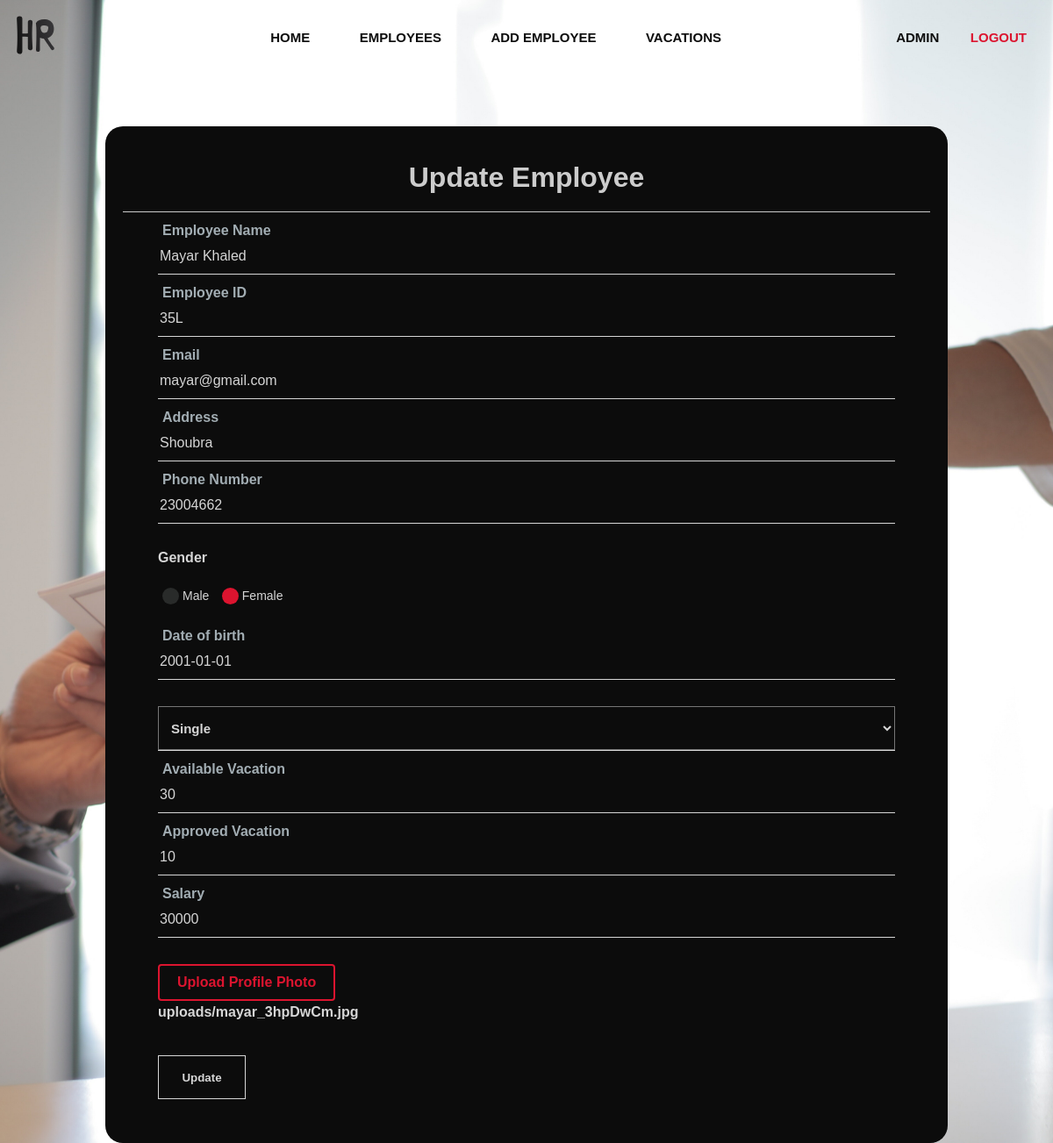
The page /human-resources/employee/update-profile/Mayar Khaled (signed in) on the database its author committed.
### employee/models.py (models this page shows, shortened)
class Employee(models.Model):
    maritalChoices = [
        ("Single", "Single"),
        ("Married", "Married"),
        ("Divorced", "Divorced"),
        ("Widowed", "Widowed"),
        ("Separated", "Separated"),
    ]
    genderChoices = [
        ("M", "Male"),
        ("F", "Female"),
    ]
    name = models.CharField(max_length=20, null=True)
    empID = models.CharField(max_length=5, null=True)
    empEmail = models.EmailField(max_length=30, null=True)
    profilePicture = models.ImageField(
        upload_to="uploads",
        default="profile/pngegg.png",
        blank=True,
        null=True,
    )
    address = models.CharField(max_length=30, null=True)
    phoneNum = models.CharField(max_length=15, null=True)
    gender = models.CharField(max_length=10, null=True)
    maritalStatus = models.CharField(max_length=10, null=True, choices=maritalChoices)
    availableVacation = models.IntegerField(null=True)
    approvedVacation = models.IntegerField(null=True)
    salaryVacation = models.IntegerField(null=True)
    birthDate = models.DateField(blank=True, null=True)

### employee/views.py (the view, shortened to what this page needs)
# urls.py: path("update-profile/<str:name>", views.updateEmployee, name="updateEmployee"),
@login_required(login_url="login")
def updateEmployee(request, name):
    employee = Employee.objects.get(name=name)
    form = EmployeeForm(instance=employee)
    context = {
        "form": form,
        "emp": employee,
    }
    return render(request, "employee/UpdateProfile.html", context)

### employee/forms.py
class EmployeeForm(forms.ModelForm):
    birthDate = forms.DateField(input_formats= settings.DATE_INPUT_FORMATS)
    class Meta:
        model = Employee
        fields = "__all__"

### templates/employee/UpdateProfile.html (shortened to what this page needs)
{% load static %}
<!DOCTYPE html>
<html lang="en">
  <head>
    <link rel="stylesheet" href="{% static 'css/master.css'%}" />
    <link rel="stylesheet" href="{% static 'css/log.css'%}" />
    <link rel="stylesheet" href="{% static 'css/updateProfile.css'%}" />
    <link rel="stylesheet" href="{% static 'css/all.min.css'%}" />
  </head>
  <body>
    <div class="parent">
      {% include "constant/nav.html" %}
      <div class="form-box">
        <h1>Update Employee</h1>
        <form class="form" method="POST" enctype="multipart/form-data">
          <div class="box">
            <input type="text" name="name" id="name" value="{{emp.name}}" />
            <label for="name">Employee Name</label>
          </div>
          <div class="box">
            <input type="text" name="empID" id="id" value="{{emp.empID}}" />
            <label for="id">Employee ID</label>
          </div>
          <div class="box">
            <input
              type="email"
              name="empEmail"
              id="mail"
              value="{{emp.empEmail}}"
            />
            <label for="mail">Email</label>
          </div>
          <div class="box">
            <input
              type="text"
              name="address"
              id="address"
              value="{{emp.address}}"
            />
            <label for="address">Address</label>
          </div>
          <div class="box">
            <input
              type="text"
              id="tel"
              name="phoneNum"
              title="Enter Country code then your number  Example : +20100000000000"
              value="{{emp.phoneNum}}"
            />
            <label for="tel">Phone Number</label>
          </div>
          <h4>Gender</h4>
          <div class="choose">
            <label for="radio01"><span></span>Male</label>
          </div>
          <div class="choose">
            <label for="radio02"><span></span>Female</label>
          </div>
          <div class="box">
            {{ form.birthDate }}
            <label for="">Date of birth</label>
          </div>
          <div class="box">
            <div id="wrap">
              <select name="maritalStatus">
                <option value="Single">Single</option>
              </select>
            </div>
          </div>
          <div class="box">
            <label for="Available">Available Vacation</label>
            <input
              type="number"
              name="availableVacation"
              min="0"
              max="365"
              id="Available"
              placeholder="0"
              value="{{emp.availableVacation}}"
            />
          </div>
          <div class="box">
            <label for="Approved">Approved Vacation</label>
            <input
              type="number"
              id="Approved"
              name="approvedVacation"
              min="0"
              max="365"
              placeholder="0"
              value="{{emp.approvedVacation}}"
            />
          </div>
          <div class="box">
            <input
              type="text"
              name="salaryVacation"
              id="Salary"
              maxlength="7"
              min="0"
              placeholder="0$"
              title="Enter salary in US Dollar"
              value="{{emp.salaryVacation}}"
            />
            <label for="Salary">Salary</label>
          </div>
          <div class="wrap">
            <span class="fit button">
              <span>Upload Profile Photo</span>
            </span>
            <h4>{{emp.profilePicture}}</h4>
          </div>
          <div class="btn">
            <button type="submit">Update</button>
          </div>
        </form>
      </div>
    </div>
  </body>
</html>

### templates/constant/nav.html
{% load static %}
   <div class="nav">
        <div class="container flex">
          <div class="logo">
            <a href="{% url "home" %}"><img src="{% static 'images/logo-01.svg' %}" alt="logo" /></a>
          </div>
          <ul class="nav-menu horezontal">
            <li><a href="{% url "home" %}" class="btn6">Home</a></li>
            <li><a href="{% url "employees" %}" class="btn6">Employees</a></li>
            <li><a href="{% url 'addEmployee'%}" class="btn6">Add Employee</a></li>
            <li><a href="{% url 'vacationIntro'%}" class="btn6">Vacations</a></li>
          </ul>
          <div class="auth-btn">
            {% if user.is_authenticated %}
            <a href="{% url 'userProfile'  %}" class="btn6">{{user.username}}</a>
            <a href="{% url 'logout'%}" class="btn6 active">Logout</a>
            {% else %}
            <a href="{% url 'login'%}" class="btn6">Login</a>
            <a href="{% url 'register'%}" class="btn6 active">Register</a>
            {% endif %}
          </div>
        </div>
      </div>

### static/css/master.css (style rules this page uses)
:root { --mainColor:#d6d6d6; --secColor:#cccccc; --mainText:rgb(12, 12, 12); --secText:rgb(220, 20, 47); }
* { box-sizing: border-box; margin: 0; }
html { scroll-behavior: smooth; }
body { background-color: var(--mainColor); font-family: "Merriweather Sans", sans-serif; }
.container { margin-left: auto; margin-right: auto; padding-left: 15px; padding-right: 15px; }
.flex { display: flex; flex-wrap: wrap; }
ul { list-style: none; }
a { text-decoration: none; }
input { color-scheme:dark; }
@media (min-width: 768px) { .container { width: 750px; } }
@media (min-width: 992px) { .container { width: 970px; } }
@media (min-width: 1200px) { .container { width: 1170px; } }
.nav { z-index: 2; position: fixed; top: 0px; left: 0; right: 0; z-index: 1000; background-color: transparent; transition: .3s; -webkit-transition: .3s; -moz-transition: .3s; -ms-transition: .3s; -o-transition: .3s; }
.nav .container { justify-content: space-between; align-items: center; padding: 15px 0; }
.nav .container .logo a img { width: 50px; }
.nav .container .nav-menu li a, .nav .container .auth-btn a { color: var(--mainText); font-weight: bold; font-size: 15px; transition: .3s; -webkit-transition: .3s; -moz-transition: .3s; -ms-transition: .3s; -o-transition: .3s; }
.nav .container .horezontal li { display: inline-block; margin-left: 20px; }
.nav .container .auth-btn a.active { color: var(--secText); border: none; transition: .3s; -webkit-transition: .3s; -moz-transition: .3s; -ms-transition: .3s; -o-transition: .3s; }
.btn,.btn6 { padding: 10px 15px; color: #fff; font-family: sans-serif; text-transform: uppercase; text-align: center; position: relative; text-decoration: none; display:inline-block; }
.btn::before { content: ''; position: absolute; bottom: 50%; left: 0px; width: 100%; height: 1px; display: block; -webkit-transform-origin: left top; -ms-transform-origin: left top; transform-origin: left top; -webkit-transform: scale(0, 1); -ms-transform: scale(0, 1); transform: scale(0, 1); -webkit-transition: transform 0.4s cubic-bezier(1, 0, 0, 1); transition: transform 0.4s cubic-bezier(1, 0, 0, 1) }
.btn6 { border:1px solid transparent; -webkit-transition: all 0.4s cubic-bezier(.5, .24, 0, 1); transition: all 0.4s cubic-bezier(.5, .24, 0, 1); }
.btn6::before { content: ''; position: absolute; left: 0px; bottom:0px; z-index:-1; width: 0%; height:1px; background: var(--secText); box-shadow: inset 0px 0px 0px var(--secText); display: block; -webkit-transition: all 0.4s cubic-bezier(.5, .24, 0, 1); transition: all 0.4s cubic-bezier(.5, .24, 0, 1) }
.btn6::after { content: ''; position: absolute; right: 0px; top:0px; z-index:-1; width: 0%; height:1px; background: var(--secText); -webkit-transition: all 0.4s cubic-bezier(.5, .24, 0, 1); transition: all 0.4s cubic-bezier(.5, .24, 0, 1) }

### static/css/log.css (style rules this page uses)
.parent { height: 100vh; background-image: url("/static/images/pexels-pixabay-260689.jpg"); background-size: cover; }
.parent .nav { position: relative; }
.form-box { position: relative; z-index: 1000; width: 500px; margin: 50px auto ; background-color: var(--mainText); border-radius: 10px; -webkit-border-radius: 10px; -moz-border-radius: 10px; -ms-border-radius: 10px; -o-border-radius: 10px; }
.form-box h1 { text-align: center; color: var(--secColor); padding: 20px 0; border-bottom: 1px solid var(--secColor); }
.form-box .form { padding: 0 40px; }
.form-box .form .box { position: relative; margin: 30px 0; border-bottom: 1px solid var(--mainColor); }
.form-box .form .box input { width: 100%; height: 40px; border: none; background-color: transparent; outline: none; font-size: 16px; color: var(--mainColor); }
.form-box .form .box label { position: absolute; left: 5px; top: -9px; font-size: 16px; color: #a2adb3; font-weight: bold; transform: translateY(-50%); transition: 0.3s; -webkit-transition: .3s; -moz-transition: .3s; -ms-transition: .3s; -o-transition: .3s; -webkit-transform: translateY(-50%); -moz-transform: translateY(-50%); -ms-transform: translateY(-50%); -o-transform: translateY(-50%); }
.form-box .form .btn { margin: 30px auto; width: fit-content; padding: 0; }
.form-box .form .btn button { background-color: transparent; color: var(--mainColor); width: 100px; height: 50px; border: none; font-weight: bold; outline: none; cursor: pointer; transition: ease .3s; -webkit-transition: ease .3s; -moz-transition: ease .3s; -ms-transition: ease .3s; -o-transition: ease .3s; border: 1px solid var(--mainColor); }

### rows shown on the page
Employee: name "Mayar Khaled", empID "35L", empEmail "mayar@gmail.com", address "Shoubra", phoneNum "23004662", birthDate "2001-01-01", availableVacation "30", approvedVacation "10", salaryVacation "30000", profilePicture "uploads/mayar_3hpDwCm.jpg"

### other values the page prints
{{ user.username }} "ADMIN"
